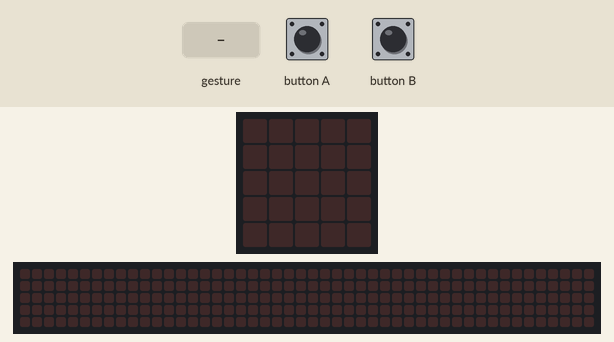
This program was run on a simulated BBC micro:bit (MakeCode). Parts: the board's 5×5 LED display, a strip that is not on the board, showing the scrolling text unrolled. Inputs (shaded band) come from the test bench. A tilt is held for 1.5 s and a shake lasts 1 s, then the board lies face up again; the 48×5 strip is a reading aid, not a part: it shows the text the display is scrolling, unrolled, one strip-width of it at a time.

Above: at 1.2 s.
1.3 s: button B pressed for 0.15 s
At 2.5 s:
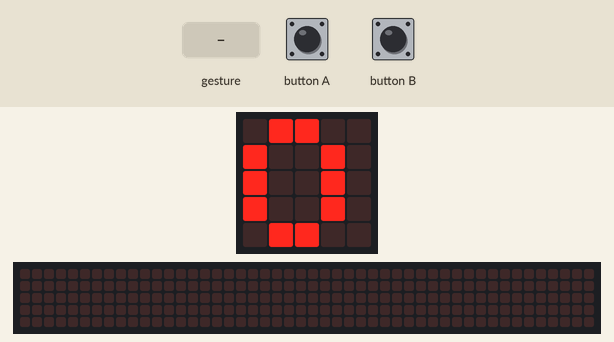
2.9 s: gesture 'shake'
At 3.27 s:
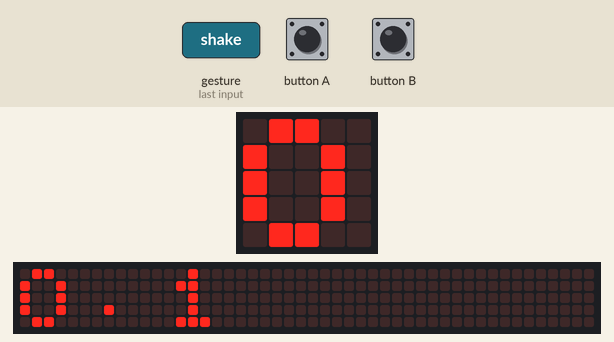
5.9 s: button A pressed for 0.15 s
At 12.07 s:
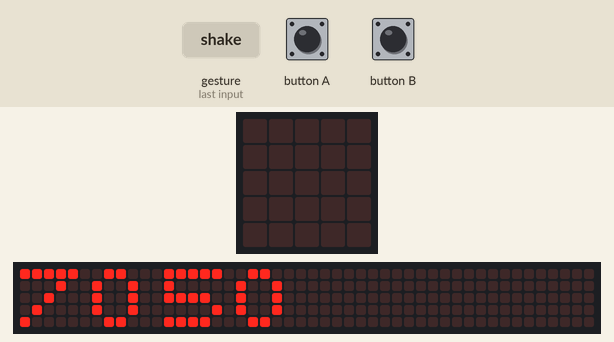
Timing chart, 0 to 13.0 s (numbered marks = the images above; inputs shaded):
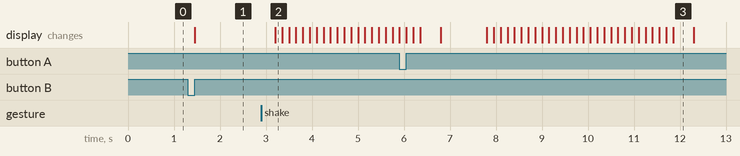

The program:

main.ts
```typescript
input.onButtonPressed(Button.A, function () {
    temps = input.runningTime() + 1000
})
input.onButtonPressed(Button.B, function () {
    basic.showString("" + (pas))
    basic.pause(1000)
    basic.showString("" + (distance))
    basic.pause(1000)
    basic.showString("" + (temps))
    basic.pause(1000)
})
input.onGesture(Gesture.Shake, function () {
    pas = pas + 1
})
let vitesse = 0
let distance = 0
let temps = 0
let pas = 0
let foulée = 0.1
pas = 0
temps = 0
basic.forever(function () {
    distance = pas * foulée
    vitesse = distance / temps
})
```

test.ts
```typescript
// les tests vont ici ; cela ne sera pas compilé si ce paquet est utilisé en tant qu'extension.
```

Measured:
- after the input at 1.3 s, the display: changes after 0.15 s (image 1)
- after the input at 2.9 s, the display: changes after 0.30 s (image 2)
- what the display in image 3 shows lasts 0.4 s, from 11.9 s to 12.3 s
